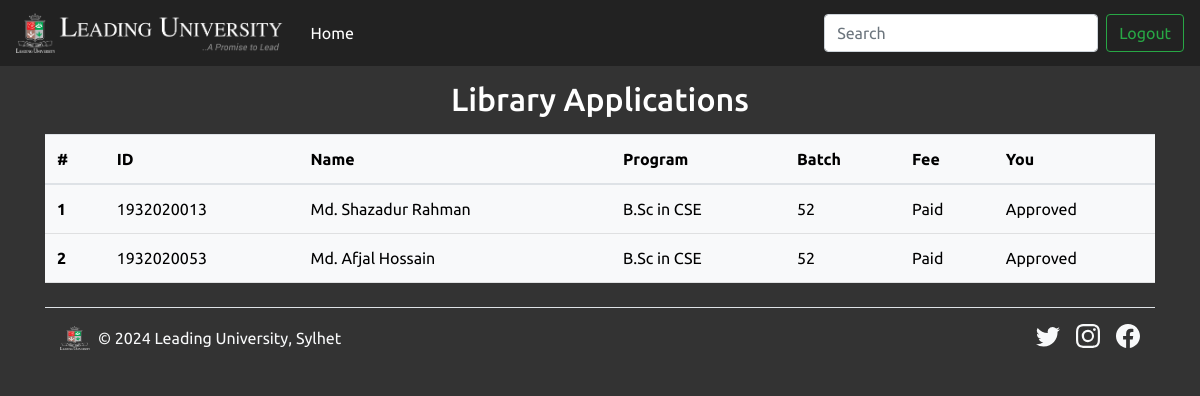
Page /libHead.php (signed in) on the committed database.
### tables this page shows
CREATE TABLE `library` (
  `id` int(11) NOT NULL,
  `name` varchar(50) NOT NULL,
  `sid` varchar(16) NOT NULL,
  `dept` varchar(50) NOT NULL,
  `program` varchar(50) NOT NULL,
  `batch` int(3) NOT NULL,
  `fees` int(6) NOT NULL,
  `hstatus` varchar(20) NOT NULL,
  `dregistrar` varchar(20) NOT NULL,
  `librarian` varchar(20) NOT NULL
);

### libHead.php (the view, shortened to what this page needs)
<?php
include "config.php";
$myDept = $_SESSION['logger']['dept'];
$sql = "SELECT * FROM library WHERE dept = '$myDept' ORDER BY id DESC";
$result = mysqli_query($conn, $sql);
?>
<!DOCTYPE html>
<html lang="en">
<head>
    <link href="https://cdn.jsdelivr.net/npm/bootstrap@5.2.3/dist/css/bootstrap.min.css" rel="stylesheet"
>
    <link rel="stylesheet" type="text/css" href="bootstrap.min.css">
</head>
<body>
<nav class="navbar navbar-expand-lg navbar-dark fixed-top">
    <div class="navbar-brand" href="#">
        <div><img src="logo-white.png" alt="LU logo" height="40">
        <div class="label"><img src="label-white.png" alt="LU name" height="40"></div></div>
    </div>
    <div class="collapse navbar-collapse" id="navbarSupportedContent">
        <ul class="navbar-nav mr-auto">
        <li class="nav-item active">
            <a class="nav-link" href="index2.php">Home <span class="sr-only">(current)</span></a>
        </li>
        </ul>
        <form class="form-inline my-2 my-lg-0">
        <input class="form-control mr-sm-2" type="search" id="search" placeholder="Search" aria-label="Search">
        </form>
        <a href="logout.php"><button class="btn btn-outline-success my-2 my-sm-0">Logout</button></a>
    </div>
    </nav>
    <div class="container">
    <h2 style="padding-top: 80px;">Library Applications</h2>
    <?php if (mysqli_num_rows($result)) { ?>
        <table class="table table-light my-3">
            <thead>
                <tr>
                <th scope="col">#</th>
                <th scope="col">ID</th>
                <th scope="col">Name</th>
                <th scope="col">Program</th>
                <th scope="col">Batch</th>
                <th scope="col">Fee</th>
                <th scope="col">You</th>
                </tr>
            </thead>
            <tbody>
                <?php
			  	   $i = 0;
			  	   while($rows = mysqli_fetch_assoc($result)){
			  	   $i++;
			  	?>
                <tr>
                    <th scope="row"><?=$i?></th>
                    <td><?php echo $rows['sid']; ?></td>
                    <td><?php echo $rows['name']; ?></td>
                    <td><?php echo $rows['program']; ?></td>
                    <td><?php echo $rows['batch']; ?></td>
                    <td><?php if($rows['fees']==100){echo "Paid";} ?></td>
                    <td>
                    <span <?php if($rows['hstatus']=='Pending'){echo "hidden";} ?>><?php echo $rows['hstatus']; ?></span></td>
                </tr>
                <?php } ?>
            </tbody>
        </table>
        <?php } ?>
        <footer class="d-flex flex-wrap justify-content-between align-items-center py-3 my-4 border-top">
            <div class="col-md-4 d-flex align-items-center">
            <a href="/" class="mb-3 me-2 mb-md-0 text-muted text-decoration-none lh-1">
                <img class="bi" width="30" height="24" src="logo-white.png"></img>
            </a>
            <span class="mb-3 mb-md-0 text-light">&copy; 2024 Leading University, Sylhet</span>
            </div>
            <ul class="nav col-md-4 justify-content-end list-unstyled d-flex">
            <li class="ms-3"><a class="text-light" href="#"><svg class="bi" width="24" height="24"><use xlink:href="#twitter"/></svg></a></li>
            <li class="ms-3"><a class="text-light" href="#"><svg class="bi" width="24" height="24"><use xlink:href="#instagram"/></svg></a></li>
            <li class="ms-3"><a class="text-light" href="#"><svg class="bi" width="24" height="24"><use xlink:href="#facebook"/></svg></a></li>
            </ul>
        </footer>
    </div>
</body>
</html>

### libHead.php (style rules this page uses)
body { background: #333; font-family: 'Ubuntu', sans-serif; }
.navbar { background: #222; }
.label { float: right; }
.container h1, h2 { color: #fff; text-align: center; }
.bi { vertical-align: -.125em; fill: currentColor; }

### rows in the picture
library: sid "1932020013", name "Md. Shazadur Rahman", program "B.Sc in CSE", batch "52", fees "Paid", hstatus "Approved"
library: sid "1932020053", name "Md. Afjal Hossain", program "B.Sc in CSE", batch "52", fees "Paid", hstatus "Approved"
